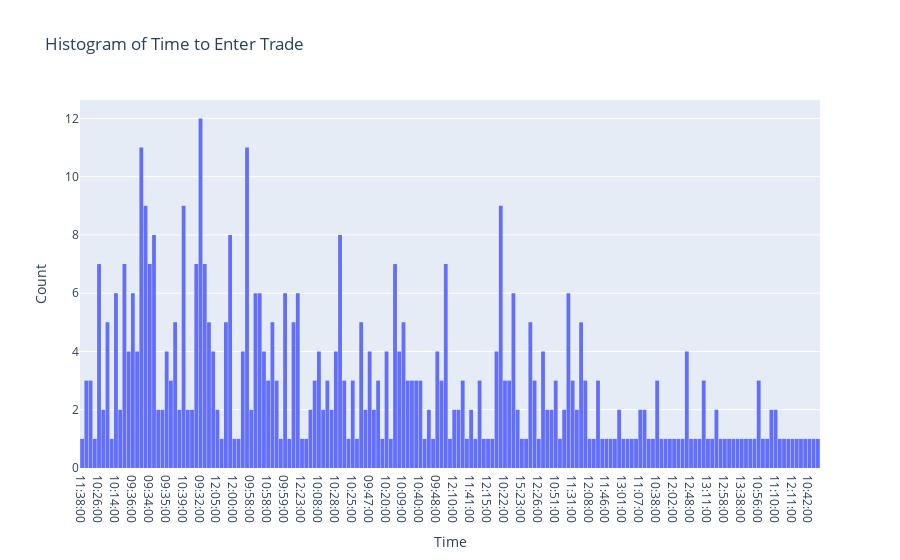

Notebook code cell kept with this figure:
### Code cell
fig = px.histogram(trades, x="TimeEnter", nbins=50, title="Histogram of Time to Enter Trade")
fig.update_layout(
    xaxis_title="Time",
    yaxis_title="Count",
    bargap=0.1
)
fig.show()

### Figure 1 — Plotly figure (JSON) as saved in the notebook; plotly's stock layout.template omitted (floating-point values rounded to 4 significant figures; data arrays with more than 128 entries replaced by an {"elided": "..."} marker saying what was removed)
{"data": [{"alignmentgroup": "True", "bingroup": "x", "hovertemplate": "TimeEnter=%{x}<br>count=%{y}<extra></extra>", "legendgroup": "", "marker": {"color": "#636efa", "pattern": {"shape": ""}}, "name": "", "nbinsx": 50, "offsetgroup": "", "orientation": "v", "showlegend": false, "type": "histogram", "x": {"elided": "501 str values"}, "xaxis": "x", "yaxis": "y"}], "layout": {"bargap": 0.1, "barmode": "relative", "legend": {"tracegroupgap": 0}, "title": {"text": "Histogram of Time to Enter Trade"}, "xaxis": {"anchor": "y", "domain": [0, 1], "title": {"text": "Time"}}, "yaxis": {"anchor": "x", "domain": [0, 1], "title": {"text": "Count"}}}}
